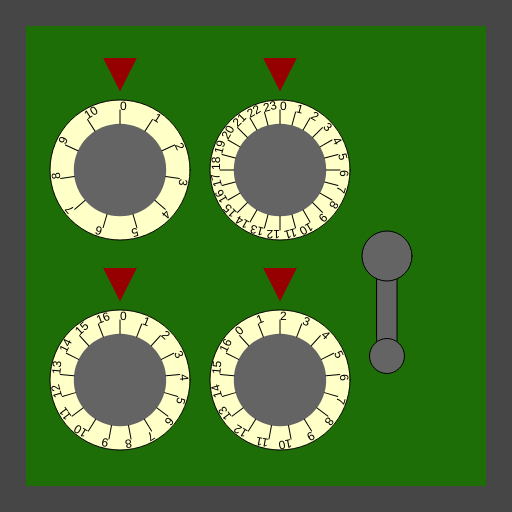
Frame 1 (no input)
Frame 60 (no input): identical to frame 1, image omitted
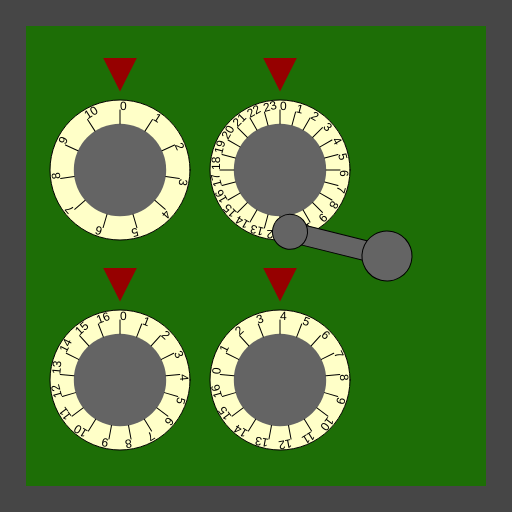
Frame 120 (the mouse pressed at the canvas centre since frame 60)

The p5.js sketch that drew these frames (run headless with seeded random() and noise() and a simulated clock; from frame 60 on, the mouse is pressed at the canvas centre):

// p5.js sketch
// ── sketch.js
/*

Officer: 6568886
CaseNum: 303-2-51112253-6568886

Case 303 - The Case of the Crooked Attorney
Stage 3 - The Gates Bank

I’ve made an appointment for you at the Gates Bank to retrieve your safe deposit box from the vault.
Actually you will break into Torvalds’ one.

Crack the safe by doing the following:

	When the mouse button is released:
	- Make RestrictedLockerCode_A equal to the value of mouseY
	- Use the 'min' function to prevent RestrictedLockerCode_A from going above 7

	When any key is pressed:
	- Decrement RestrictedLockerCode_B by 2
	- Use the 'max' function to prevent RestrictedLockerCode_B from falling below 3

	When the mouse button is released:
	- Make RestrictedLockerCode_C equal to the value of mouseX
	- Use the 'max' function to prevent RestrictedLockerCode_C from falling below 5

	Whilst the mouse is moving:
	- Increment RestrictedLockerCode_D by 2
	- Use the 'constrain' function to prevent RestrictedLockerCode_D from falling below 2 and going above 12

	When the mouse button is pressed:
	- Make RestrictedLockerCode_E equal to the value of mouseY
	- Use the 'max' function to prevent RestrictedLockerCode_E from falling below 16



This time you'll need to create the relevant event handlers yourself.

There are many possible ways of investigating this case, but you
should use ONLY the following commands:

	- The assignment operator aka. the equals sign !
	- mouseX, mouseY
	- Incrementing +=
	- Decrementing -=
	- min, max
	- constrain

*/

//declare the variables

var RestrictedLockerCode_A;
var RestrictedLockerCode_B;
var RestrictedLockerCode_C;
var RestrictedLockerCode_D;
var RestrictedLockerCode_E;


function preload()
{
	//IMAGES WILL BE LOADED HERE

}

function setup()
{
	createCanvas(512,512);

	//initialise the variables
	RestrictedLockerCode_A = 0;
	RestrictedLockerCode_B = 0;
	RestrictedLockerCode_C = 0;
	RestrictedLockerCode_D = 0;
	RestrictedLockerCode_E = 0;

}

///////////////////EVENT HANDLERS///////////////////

//Create event handlers here to open the safe ...

function mouseReleased()
{
	RestrictedLockerCode_A = min(mouseY, 7);
	RestrictedLockerCode_C = max(mouseX, 5);
}

function keyPressed()
{
	RestrictedLockerCode_B -= 2;
	RestrictedLockerCode_B = max(3, RestrictedLockerCode_B);
}

function mouseMoved()
{
	RestrictedLockerCode_D += 2;
	RestrictedLockerCode_D = constrain(RestrictedLockerCode_D, 2, 12);
}

function mousePressed()
{
	RestrictedLockerCode_E = max(mouseY, 16);
}

///////////////DO NOT CHANGE CODE BELOW THIS POINT///////////////////

function draw()
{

	//Draw the safe door
	background(70);
	noStroke();
	fill(29,110,6);
	rect(26,26,width-52,width-52);

	//Draw the combination dials
	push();
	translate(120,170);
	drawDial(140,RestrictedLockerCode_A, 11);
	pop();

	push();
	translate(120,380);
	drawDial(140,RestrictedLockerCode_B, 17);
	pop();

	push();
	translate(280,170);
	drawDial(140,RestrictedLockerCode_C, 24);
	pop();

	push();
	translate(280,380);
	drawDial(140,RestrictedLockerCode_D, 17);
	pop();

	//Draw the lever
	push();
	translate(width - 125,256);
	drawLever(RestrictedLockerCode_E);
	pop();


}

function drawDial(diameter,num,maxNum)
{
	//the combination lock

	var r = diameter * 0.5;
	var p = r * 0.6;

	stroke(0);
	fill(255,255,200);
	ellipse(0,0,diameter,diameter);
	fill(100);
	noStroke();
	ellipse(0,0,diameter*0.66,diameter*0.66);
	fill(150,0,0);
	triangle(
		-p * 0.4,-r-p,
		p * 0.4,-r-p,
		0,-r-p/5
	);

	noStroke();

	push();
	var inc = 360/maxNum;

	rotate(radians(-num * inc));
	for(var i = 0; i < maxNum; i++)
	{
		push();
		rotate(radians(i * inc));
		stroke(0);
		line(0,-r*0.66,0,-(r-10));
		noStroke();
		fill(0);
		text(i,0,-(r-10));
		pop();
	}

	pop();
}

function drawLever(rot)
{
	push();
	rotate(radians(-rot))
	stroke(0);
	fill(100);
	rect(-10,0,20,100);
	ellipse(0,0,50,50);
	ellipse(0,100,35,35);
	pop();
}
